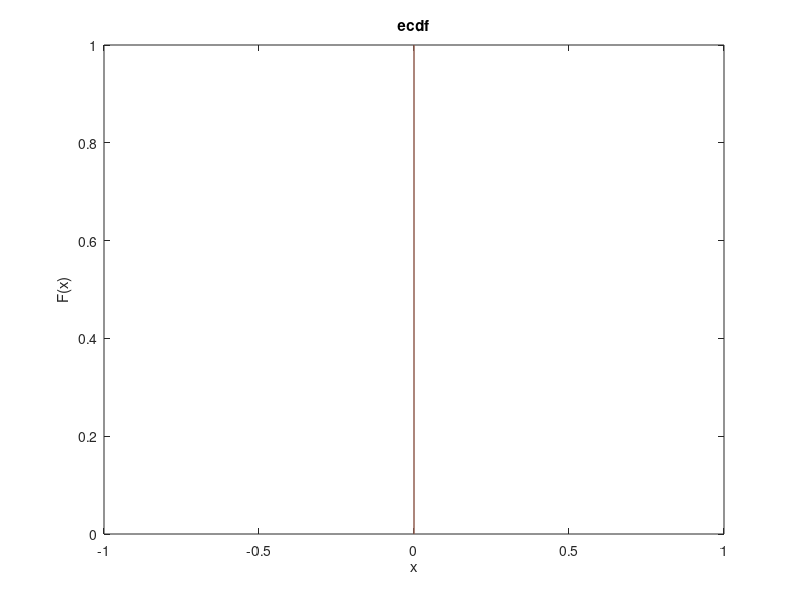

Recreate this plot in MATLAB.
num=0;
csistd=zeros(3,51);
rssstd=zeros(3,51);
for j=1:3
for i=1:99
 filename=['.\data\3lab' num2str(j) num2str(i)];
 if(exist(filename)==2)
     num=num+1;
% filename1=['.\data\3lat31'];
% filename2=['.\data\3lab3' num2str(num)];
NN=550;
MM=600;
% N=00;
% M=1000;
% NN=00;
% MM=1000;
csi1=zeros(3,30,MM-NN);
time_csi1=zeros(3,30,MM-NN);
csi_trace = read_bf_file(filename);
for i=(NN+1):MM
    csi_entry = csi_trace{i};
    csientry = get_scaled_csi(csi_entry);
    perm = csi_entry.perm;
    for k=1:3
        if perm(k)==1
            csi1(1,:,i-NN)=abs(csientry(1,perm(k),:));
%             csi1(1,:,i-N)=csi1(1,:,i-N)-min(csi1(1,:,i-N));
            time_csi1(1,:,i-NN)=ifft(csi1(1,:,i-NN));
        elseif perm(k)==2
            csi1(2,:,i-NN)=abs(csientry(1,perm(k),:));
%             csi1(2,:,i-N)=csi1(2,:,i-N)-min(csi1(2,:,i-N));
            time_csi1(2,:,i-NN)=ifft(csi1(2,:,i-NN));
        elseif perm(k)==3
            csi1(3,:,i-NN)=abs(csientry(1,perm(k),:));
%             csi1(3,:,i-N)=csi1(3,:,i-N)-min(csi1(3,:,i-N));
            time_csi1(3,:,i-NN)=ifft(csi1(3,:,i-NN));
        end
    end
%     hold on
%     plot(csi1(1,:,i-NN),'r');
end

rss=zeros(3,MM-NN);
for an=1:3
    for channel=1:30
        csistd(an,num)=mean(std(csi1(an,channel,:))/mean(csi1(an,channel,:)));
    end
    for pk=1:MM-NN
        rss(an,pk)=norm(csi1(an,:,pk))^2;
    end
    rssstd(an,num)=std(rss(an,:))/mean(rss(an,:));
end

 end
end
end
ecdf([csistd(1,:) csistd(2,:) csistd(3,:)]);
hold on
ecdf([rssstd(1,:) rssstd(2,:) rssstd(3,:)]);